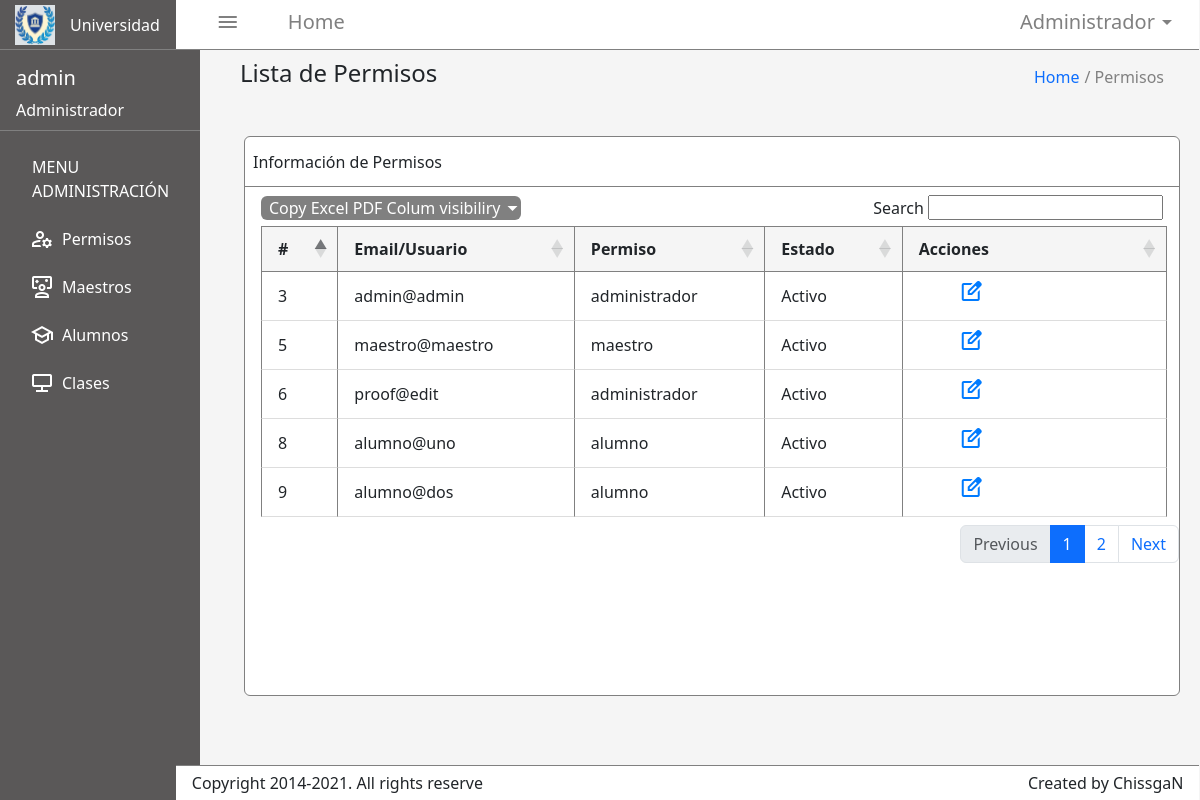
The page /Views/admin_permisos.php (signed in) on the database its author committed.
### tables this page shows
CREATE TABLE `usuarios` (
  `id` int(11) NOT NULL,
  `name` varchar(100) NOT NULL,
  `surname` varchar(100) NOT NULL,
  `email` varchar(80) NOT NULL,
  `password` varchar(1000) NOT NULL,
  `address` varchar(80) NOT NULL,
  `rol_id` int(11) NOT NULL,
  `date` date NOT NULL,
  `materias_id` int(11) DEFAULT NULL,
  `status_id` int(11) DEFAULT NULL
);

CREATE TABLE `roles` (
  `id` int(11) NOT NULL,
  `rol` varchar(30) NOT NULL
);

CREATE TABLE `estados` (
  `id` int(11) NOT NULL,
  `estado` varchar(30) NOT NULL
);

### Models/Database.php (called while the page is built, shortened)
<?php
class Database{
    private $conn;
    public function __construct(){
        $this->hostname = HOST_NAME;
        $this->username = USER_NAME;
        $this->password = PASSWORD;
        $this->dbname = DB_NAME;
        $this->conn = new \PDO("mysql:host=$this->hostname;dbname=$this->dbname", $this->username, $this->password);
    }
    function getConn(){
        return $this->conn;
    }
}

### Models/Permisos.php (called while the page is built, shortened)
<?php
class Permisos{
    private $conexion;
    public function __construct(){
        $database = new Database;
        $this->conexion = $database->getConn();
    }
    public function all(){
        $query = "SELECT usuarios.*, roles.rol AS nombre_rol, estados.estado AS nombre_estado
        FROM usuarios
        LEFT JOIN roles ON usuarios.rol_id = roles.id
        LEFT JOIN estados ON usuarios.status_id = estados.id;";
        try {
            $stm = $this->conexion->prepare($query);
            $stm->execute();
            $rs = $stm->fetchAll(\PDO::FETCH_ASSOC);
            return $rs;
        } catch (\PDOException $e) {
            echo $e->getMessage();
        }
    }
}

### Controllers/PermisosController.php (called while the page is built, shortened)
<?php
require_once $_SERVER['DOCUMENT_ROOT'] . '../Models/Permisos.php';
class PermisosController{
    public function all(){
        $usuario = new Permisos;
        return $usuario->all();
    }
}

### Views/admin_permisos.php (the view, shortened to what this page needs)
<?php
require_once $_SERVER['DOCUMENT_ROOT'] . '/Models/Database.php';
require_once $_SERVER['DOCUMENT_ROOT'] . '/Models/Permisos.php';
require_once $_SERVER['DOCUMENT_ROOT'] . '/Controllers/PermisosController.php';
$permisosController = new \PermisosController();
$usuarios = $permisosController->all();
?>
<!DOCTYPE html>
<html lang="en">
<head>
    <link rel="stylesheet" href="../assets/adminpermisosStyles.css">
    <link href="https://cdn.jsdelivr.net/npm/bootstrap@5.3.2/dist/css/bootstrap.min.css" rel="stylesheet">
    <link rel="stylesheet" type="text/css" href="https://cdn.datatables.net/1.11.5/css/dataTables.bootstrap5.min.css">
</head>
<body style="background-color: whitesmoke;" id="body">
    <nav class="nave">
        <div class="divMenu">
            <a href="" class="menuA">
                <span class="material-symbols-outlined menu">menu</span>
                <h5 class="ms-5 home">Home</h5>
            </a>
        </div>
        <div class="divMenu">
            <button href="" class="dropA" id="dropA">
                <h5 class="admiDrop">Administrador</h5>
                <span class="material-symbols-outlined drop">arrow_drop_down</span>
            </button>
        </div>
    </nav>
    <div class="inside">
        <h4>Lista de Permisos</h4>
        <div class="insideTwoContainer">
            <div class="insideTwo">
                <a href="./admin_dashboard.php" class="hoDa">Home </a>
                <p class="pDa"> / Permisos</p>
            </div>
        </div>
    </div>
    <div class="ms-3 allTable">
        <div class="d-flex divOp">
            <p class="ms-2 mb-0">Información de Permisos</p>
        </div>
        <div class="d-flex ms-3 me-3 mt-2 bar">
            <div class="divVar" style="background-color:gray">
                <a class="ms-2 opVa" href="">Copy</a>
                <a class="opVa" href="">Excel</a>
                <a class="opVa" href="">PDF</a>
                <a class="opVa" href="">Colum visibiliry <span class="material-symbols-outlined dropVa" style="color:white">arrow_drop_down</span></a>
            </div>
            <div>
                <label for="" class="search">Search</label>
                <input type="seach" class="inSearch">
            </div>
        </div>
        <table id="miTabla" class=" ms-3 me-4 mt-3 tableP">
            <thead>
                <tr class="fileHead">
                    <th class="ps-3 id">#</th>
                    <th class="ps-3 clase">Email/Usuario</th>
                    <th class="ps-3 maestros">Permiso</th>
                    <th class="ps-3 alumnos">Estado</th>
                    <th class="ps-3 acciones">Acciones</th>
                </tr>
            </thead>
            <tbody class="bodyTable">
                <?php foreach ($usuarios as $usuario) : ?>
                    <tr class="fileBody" data-estado="<?php echo $usuario['nombre_estado']; ?>">
                        <td class="ps-3 idP"><?php echo $usuario['id']; ?></td>
                        <td class="ps-3 claseP"><?php echo $usuario['email']; ?></td>
                        <td class="ps-3 maestrosP"><?php echo $usuario['nombre_rol']; ?></td>
                        <td class="ps-3 alumnosP"><?php echo $usuario['nombre_estado']; ?></td>
                        <td class="ps-5 pt-2 accionesP">
                            <button class="editPermisosButton"
                                    data-id="<?php echo $usuario['id']; ?>"
                                    data-userrol="<?php echo $usuario['rol_id']; ?>"
                                    style="border: none; background-color:white">
                                <span class="material-symbols-outlined ps-2 pe-2" style="color:#007bff">edit_square</span>
                            </button>
                        </td>
                    </tr>
                <?php endforeach; ?>
            </tbody>
        </table>
    </div>
    <footer class="ftr">
        <p class="ms-3 mb-0">Copyright 2014-2021. All rights reserve</p>
        <p class="mb-0 me-3">Created by ChissgaN</p>
    </footer>
    <div class="sidebar">
        <div class="d-flex align-top logoDiv">
            <img src="../assets/logoS.JPEG" alt="University logo" class="d-inline-block logo">
            <p class="d-inline-block align-middle uni">Universidad</p>
        </div>
        <div class=" mt-3   admin">
            <h5 class="ms-3 mb-2 textAdmin">admin</h5>
            <p class="ms-3 mb-2 textAdmin">Administrador</p>
        </div>
        <ul class="mt-4 options"> MENU ADMINISTRACIÓN
            <li class="mt-4">
                <a class="optionsA" href="./admin_permisos.php">Permisos
                    <span class="material-symbols-outlined icons">manage_accounts</span>
                </a>
            </li>
            <li class="mt-4">
                <a class="optionsA" href="./admin_maestros.php">Maestros
                    <span class="material-symbols-outlined icons">interactive_space</span>
                </a>
            </li>
            <li class="mt-4">
                <a class="optionsA" href="./admin_alumno.php">Alumnos
                    <span class="material-symbols-outlined icons">school</span>
                </a>
            </li>
            <li class="mt-4">
                <a class="optionsA" href="./admin_clases.php">Clases
                    <span class="material-symbols-outlined icons">jamboard_kiosk</span>
                </a>
            </li>
        </ul>
    </div>
</body>
</html>

### assets/adminpermisosStyles.css (style rules this page uses)
* { margin: 0; padding: 0; }
.divMenu { display: flex; align-items: center; }
.nave { width: 85.3%; height: 50px; position: absolute; left: 14.65%; border-bottom: 1.5px solid gray; display: flex; align-items: center; justify-content: space-between; background-color: white; }
.menu { margin-left: 40px; color: gray; }
.menuA { position: absolute; display: flex; text-decoration: none; }
.home { color: gray; margin-bottom: 5px; }
.dropA { position: absolute; right: 2%; display: flex ; text-decoration: none; border: none; background-color: white; }
.admiDrop { color: gray; margin-bottom: 5px; }
.drop { color: gray; }
.sidebar { width: 200px; height: 100vh; background-color: rgb(90, 88, 88); }
.logoDiv { height: 50px; text-align: center; align-items: center; border-bottom: 1.5px solid gray; }
.logo { width: 40px; height: 40px; margin: 15px; }
.uni { color: white; align-items: center; margin: 0; }
.admin { width: 100%; border-bottom: 1.5px solid gray; color: white; }
.options { list-style: none; color: white; }
.icons { position: absolute; left: 15px; margin-left: 15px; color: white; }
.optionsA { margin-left: 30px; text-decoration: none; color: white; }
.inside { width: 77%; height: 70.5px;; display: flex; position: absolute; margin-top: 3.5%; margin-left: 20%; align-items: center; justify-content: space-between; z-index: 1; }
.insideTwo { display: flex; align-items: center; }
.hoDa { text-decoration: none; display: flex; }
.pDa { color: gray; margin-left: 5px; margin-bottom: 0; }
.allTable { position: absolute; width: 78%; height: 70%; border: 1px solid gray; border-radius: 6px; background-color: white; left: 19%; top: 17%; }
.divOp { height: 50px; justify-content: space-between; border-bottom: 1px solid gray; align-items: center; }
.divVar { width: 260px; border-radius: 6px; align-items: center; }
.dropVa { position: absolute; }
.bar { justify-content: space-between; align-items: center; }
.opVa { text-decoration: none; color: white; }
.inSearch { height: 25px; }
.tableP { width: 97%; }
.fileHead th, .fileBody td { text-align: left; padding: 10px; }
.fileHead th { background-color: #f5f5f5; }
.fileBody td { border-bottom: 1px solid #ddd; }
.id, .idP, .clase, .claseP, .maestros, .maestrosP, .alumnos, .alumnosP, .date, .dateP, .asigna, .asignaP, .acciones, .accionesP { border-right: 1px solid gray; border-bottom: 1px solid gray; }
.id, .clase, .maestros, .alumnos, .date, .asigna, .acciones { border-top: 1px solid gray; }
.id, .idP { border-left: 1px solid gray; }
.ftr { width: 85.3%; height: 35px; position: absolute; background-color: white; border-top: 1.5px solid gray; display: flex; align-items: center; justify-content: space-between; margin-left: 14.65%; bottom: 0%; }

### rows shown on the page
usuarios: id "3", email "admin@admin", rol.rol "administrador", status.estado "Activo"
usuarios: id "5", email "maestro@maestro", rol.rol "maestro", status.estado "Activo"
usuarios: id "6", email "proof@edit", rol.rol "administrador", status.estado "Activo"
usuarios: id "8", email "alumno@uno", rol.rol "alumno", status.estado "Activo"
usuarios: id "9", email "alumno@dos", rol.rol "alumno", status.estado "Activo"
